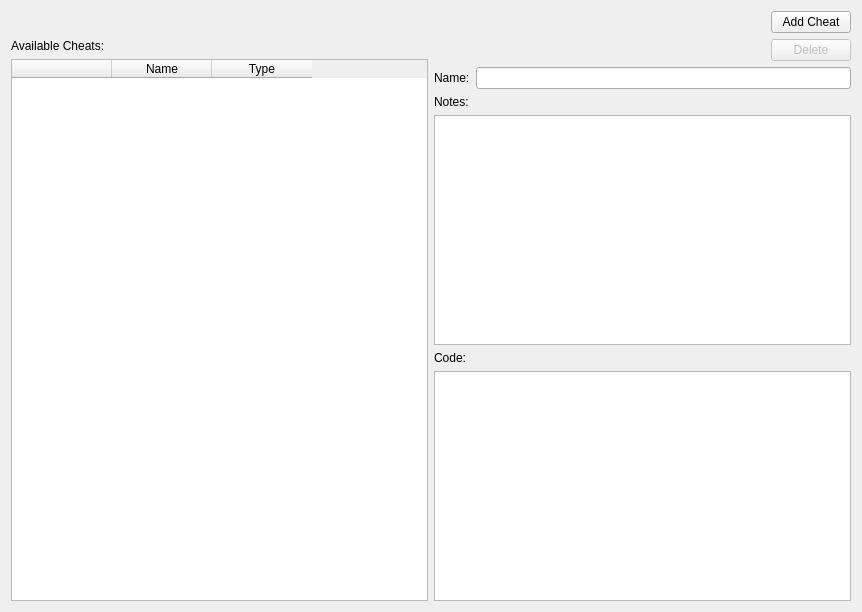
<?xml version="1.0" encoding="UTF-8"?>
<ui version="4.0">
 <class>CheatDialog</class>
 <widget class="QWidget" name="CheatDialog">
  <property name="windowModality">
   <enum>Qt::ApplicationModal</enum>
  </property>
  <property name="geometry">
   <rect>
    <x>0</x>
    <y>0</y>
    <width>862</width>
    <height>612</height>
   </rect>
  </property>
  <property name="sizePolicy">
   <sizepolicy hsizetype="Fixed" vsizetype="Fixed">
    <horstretch>0</horstretch>
    <verstretch>0</verstretch>
   </sizepolicy>
  </property>
  <property name="windowTitle">
   <string>Cheats</string>
  </property>
  <layout class="QVBoxLayout">
   <item>
    <layout class="QHBoxLayout">
     <item>
      <spacer>
       <property name="orientation">
        <enum>Qt::Horizontal</enum>
       </property>
       <property name="sizeHint" stdset="0">
        <size>
         <width>0</width>
         <height>0</height>
        </size>
       </property>
      </spacer>
     </item>
     <item>
      <widget class="QPushButton" name="buttonAddCheat">
       <property name="text">
        <string>Add Cheat</string>
       </property>
      </widget>
     </item>
    </layout>
   </item>
   <item>
    <layout class="QHBoxLayout">
     <item>
      <layout class="QVBoxLayout">
       <item>
        <widget class="QLabel" name="labelAvailableCheats">
         <property name="text">
          <string>Available Cheats:</string>
         </property>
        </widget>
       </item>
       <item>
        <widget class="QTableWidget" name="tableCheats">
         <property name="editTriggers">
          <set>QAbstractItemView::NoEditTriggers</set>
         </property>
         <property name="selectionMode">
          <enum>QAbstractItemView::SingleSelection</enum>
         </property>
         <property name="selectionBehavior">
          <enum>QAbstractItemView::SelectRows</enum>
         </property>
         <property name="showGrid">
          <bool>false</bool>
         </property>
         <property name="columnCount">
          <number>3</number>
         </property>
         <attribute name="horizontalHeaderVisible">
          <bool>true</bool>
         </attribute>
         <attribute name="verticalHeaderVisible">
          <bool>false</bool>
         </attribute>
         <column>
          <property name="text">
           <string/>
          </property>
         </column>
         <column>
          <property name="text">
           <string>Name</string>
          </property>
         </column>
         <column>
          <property name="text">
           <string>Type</string>
          </property>
         </column>
        </widget>
       </item>
      </layout>
     </item>
     <item>
      <layout class="QVBoxLayout">
       <item>
        <layout class="QHBoxLayout">
         <item>
          <spacer>
           <property name="orientation">
            <enum>Qt::Horizontal</enum>
           </property>
           <property name="sizeHint" stdset="0">
            <size>
             <width>0</width>
             <height>0</height>
            </size>
           </property>
          </spacer>
         </item>
         <item>
          <widget class="QPushButton" name="buttonDelete">
           <property name="enabled">
            <bool>false</bool>
           </property>
           <property name="text">
            <string>Delete</string>
           </property>
          </widget>
         </item>
        </layout>
       </item>
       <item>
        <layout class="QVBoxLayout">
         <item>
          <layout class="QHBoxLayout">
           <item>
            <widget class="QLabel" name="labelName">
             <property name="text">
              <string>Name:</string>
             </property>
            </widget>
           </item>
           <item>
            <widget class="QLineEdit" name="lineName"/>
           </item>
          </layout>
         </item>
         <item>
          <widget class="QLabel" name="labelNotes">
           <property name="text">
            <string>Notes:</string>
           </property>
          </widget>
         </item>
         <item>
          <widget class="QPlainTextEdit" name="textNotes"/>
         </item>
         <item>
          <widget class="QLabel" name="labelCode">
           <property name="text">
            <string>Code:</string>
           </property>
          </widget>
         </item>
         <item>
          <widget class="QPlainTextEdit" name="textCode"/>
         </item>
        </layout>
       </item>
      </layout>
     </item>
    </layout>
   </item>
   <item>
    <layout class="QHBoxLayout">
     <item>
      <spacer>
       <property name="orientation">
        <enum>Qt::Horizontal</enum>
       </property>
       <property name="sizeHint" stdset="0">
        <size>
         <width>0</width>
         <height>0</height>
        </size>
       </property>
      </spacer>
     </item>
    </layout>
   </item>
  </layout>
 </widget>
 <tabstops>
  <tabstop>buttonAddCheat</tabstop>
  <tabstop>tableCheats</tabstop>
  <tabstop>lineName</tabstop>
  <tabstop>textNotes</tabstop>
  <tabstop>textCode</tabstop>
  <tabstop>buttonDelete</tabstop>
 </tabstops>
 <resources/>
 <connections/>
</ui>
